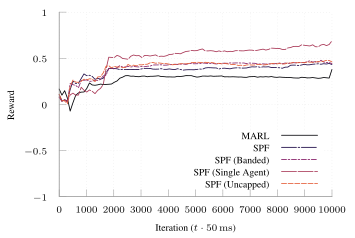

Write the gnuplot code that produced this figure.
set terminal tikz standalone color size 9cm,6cm font '\scriptsize' preamble '\usepackage{microtype} \usepackage{times} \usepackage[T1]{fontenc} \usepackage{siunitx}\sisetup{detect-all}'
set output "tcp-s-16-reward.tex"

load "inferno.pal"

set style line 102 lc rgb '#a0a0a0' lt 1 lw 1
set border ls 102
set colorbox border 102
set key textcolor rgb "black"
set tics textcolor rgb "black"
set label textcolor rgb "black"

set border 3
set grid x y
set xtics nomirror
set ytics nomirror

#set key autotitle columnhead
set datafile separator ","

set xlabel "Iteration ($t \\cdot{} \\SI{50}{\\milli\\second}$)"
set ylabel "Reward"

set yrange [-1.0:1.0]
set key inside bottom right

plot '../results/online-16-avg-ng.csv' u 1:2 w lines smooth sbezier title "MARL" dt 1, \
     '../results/spf-tcp-natural-16' u 1:2 w lines smooth sbezier title "SPF" dt (18,2,2,2), \
     '../results/spf-tcp-banded-16' u 1:2 w lines smooth sbezier title "SPF (Banded)" ls 4  dt (6,2,2,2), \
     '../results/spf-tcp-single-16' u 1:2 w lines smooth sbezier title "SPF (Single Agent)" ls 5 dt (18,2), \
     '../results/spf-tcp-uncap-16' u 1:2 w lines smooth sbezier title "SPF (Uncapped)" ls 6 dt (6,2), \
